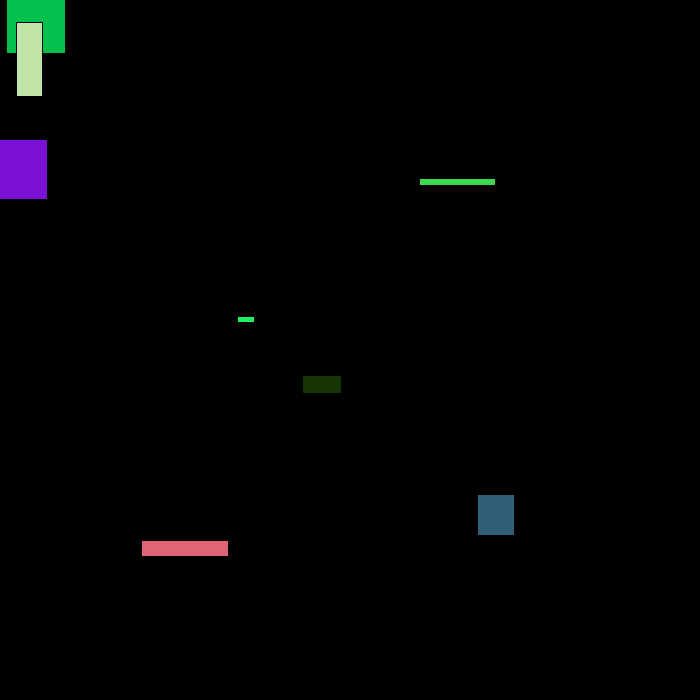
Frame 1 (no input)
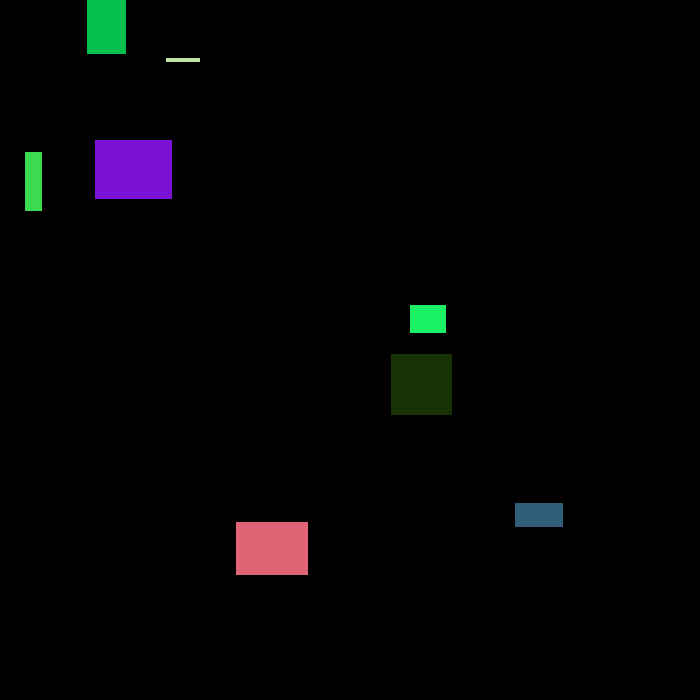
Frame 60 (the mouse pressed at the canvas centre just before this capture)
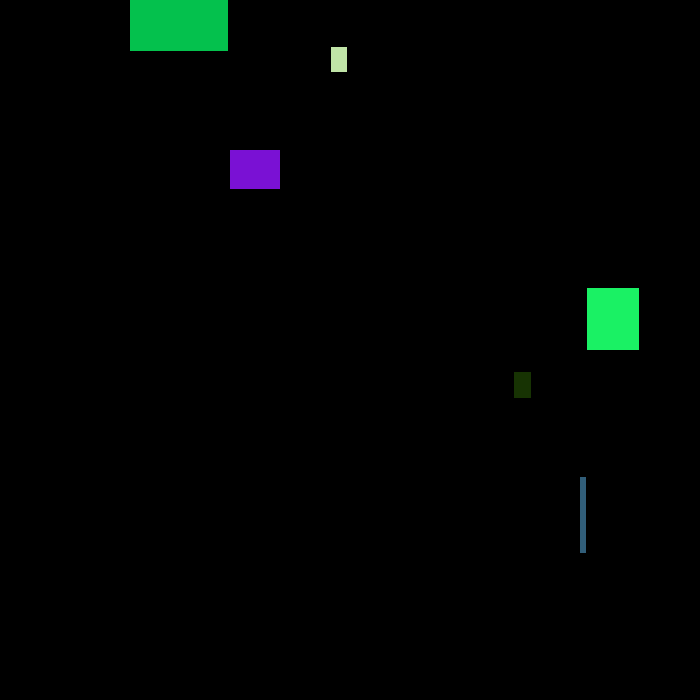
Frame 120 (the mouse held since frame 60 and released just before this capture)

The Processing sketch that drew these frames (run headless with seeded random() and noise(); from frame 60 on, the mouse is pressed at the canvas centre):

// Processing sketch: processing_177703
// ── processing_177703.pde

Car c1, c2, c3, c4, c5, c6, c7, c8;


void setup()
{
  size(700,700);
  background(0);
  c1 = new Car();
  c2 = new Car();
  c3 = new Car();
  c4 = new Car();
  c5 = new Car();
  c6 = new Car();
  c7 = new Car();
  c8 = new Car();
}

void draw()
{
  background(0);
  c1.drive();
  c1.drawCar();
  c2.drive();
  c2.drawCar();
  c3.drive();
  c3.drawCar();
  c4.drive();
  c4.drawCar();
  c5.drive();
  c5.drawCar();
  c6.drive();
  c6.drawCar();
  c7.drive();
  c7.drawCar();
  c8.drive();
  c8.drawCar();
  
}

class Car
{
  float xpos;
  float ypos;
  float xspeed;
  color c;
  
  Car ()
  {
    xpos = random(700);
    ypos = random(700);
    xspeed = random (5);
    c = color(random(255),random(255),random(255));
  }
  
  void drawCar()
  {
    rectMode(CENTER);
    fill(c);
    rect(xpos,ypos,random(100),random(100));
  }
  
  void drive()
  {
    xpos = xpos + xspeed;
    if(xpos>width)
    {
      xpos = 0;
    }
  }
  
}
